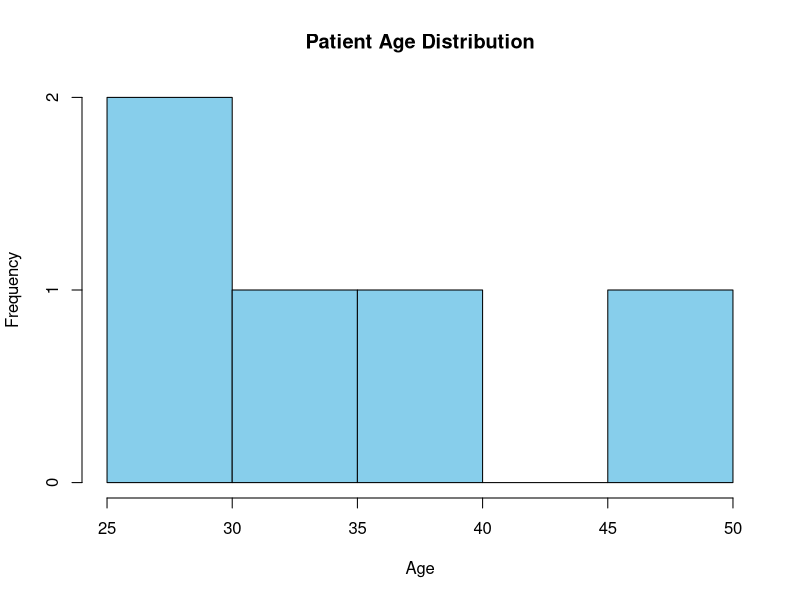
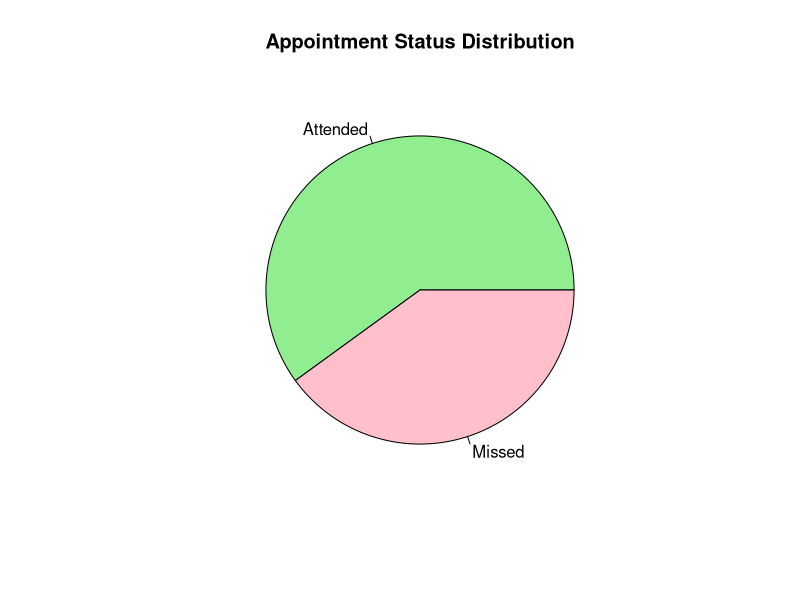
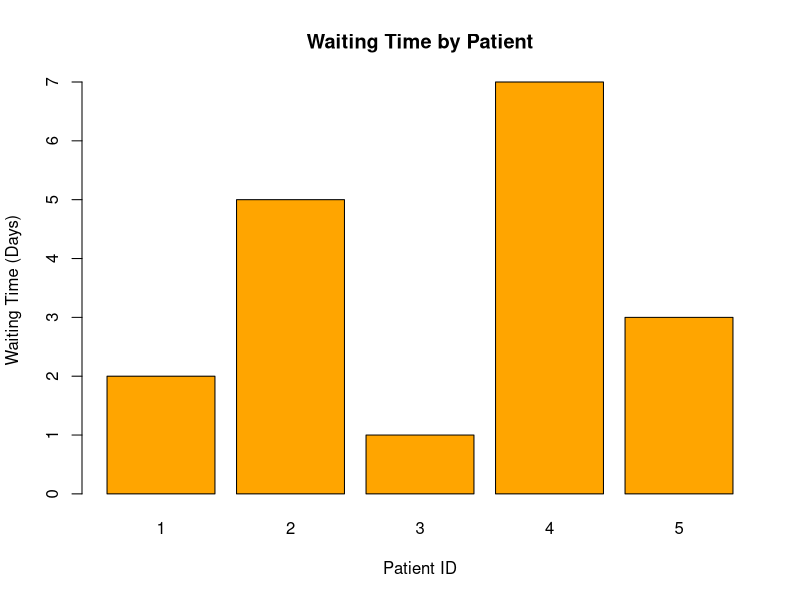
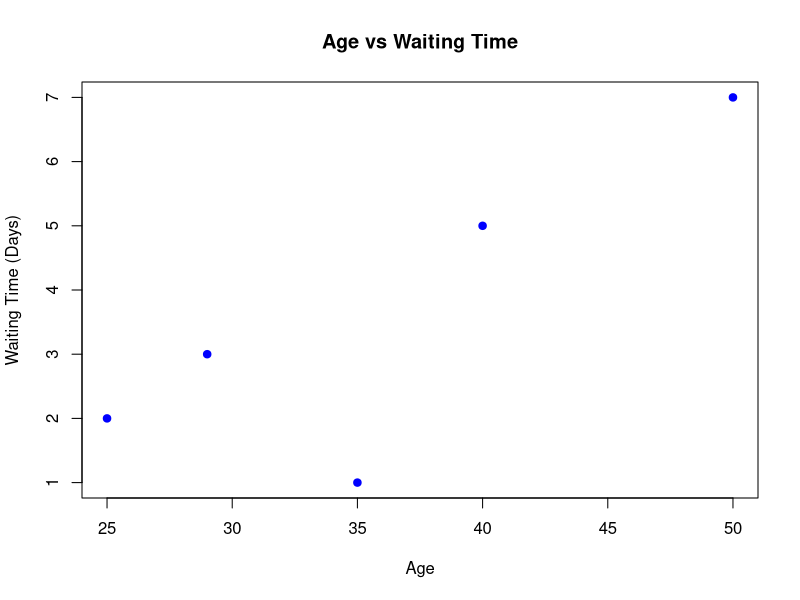

The R source for these figures, in order:
# Create Dataset
data <- data.frame(
  Patient_ID = c(1, 2, 3, 4, 5),
  Age = c(25, 40, 35, 50, 29),
  Waiting_Time = c(2, 5, 1, 7, 3),
  Appointment_Status = c("Attended", "Missed", "Attended",
                         "Missed", "Attended")
)

# 1. Histogram showing Patient Ages
hist(data$Age,
     col = "skyblue",
     main = "Patient Age Distribution",
     xlab = "Age",
     ylab = "Frequency")

# 2. Pie Chart for Appointment Status
status <- table(data$Appointment_Status)

pie(status,
    col = c("lightgreen", "pink"),
    main = "Appointment Status Distribution")

# 3. Bar Chart of Waiting Times by Patient
barplot(data$Waiting_Time,
        names.arg = data$Patient_ID,
        col = "orange",
        main = "Waiting Time by Patient",
        xlab = "Patient ID",
        ylab = "Waiting Time (Days)")

# 4. Scatter Plot of Age vs Waiting Time
plot(data$Age, data$Waiting_Time,
     col = "blue",
     pch = 19,
     main = "Age vs Waiting Time",
     xlab = "Age",
     ylab = "Waiting Time (Days)")
